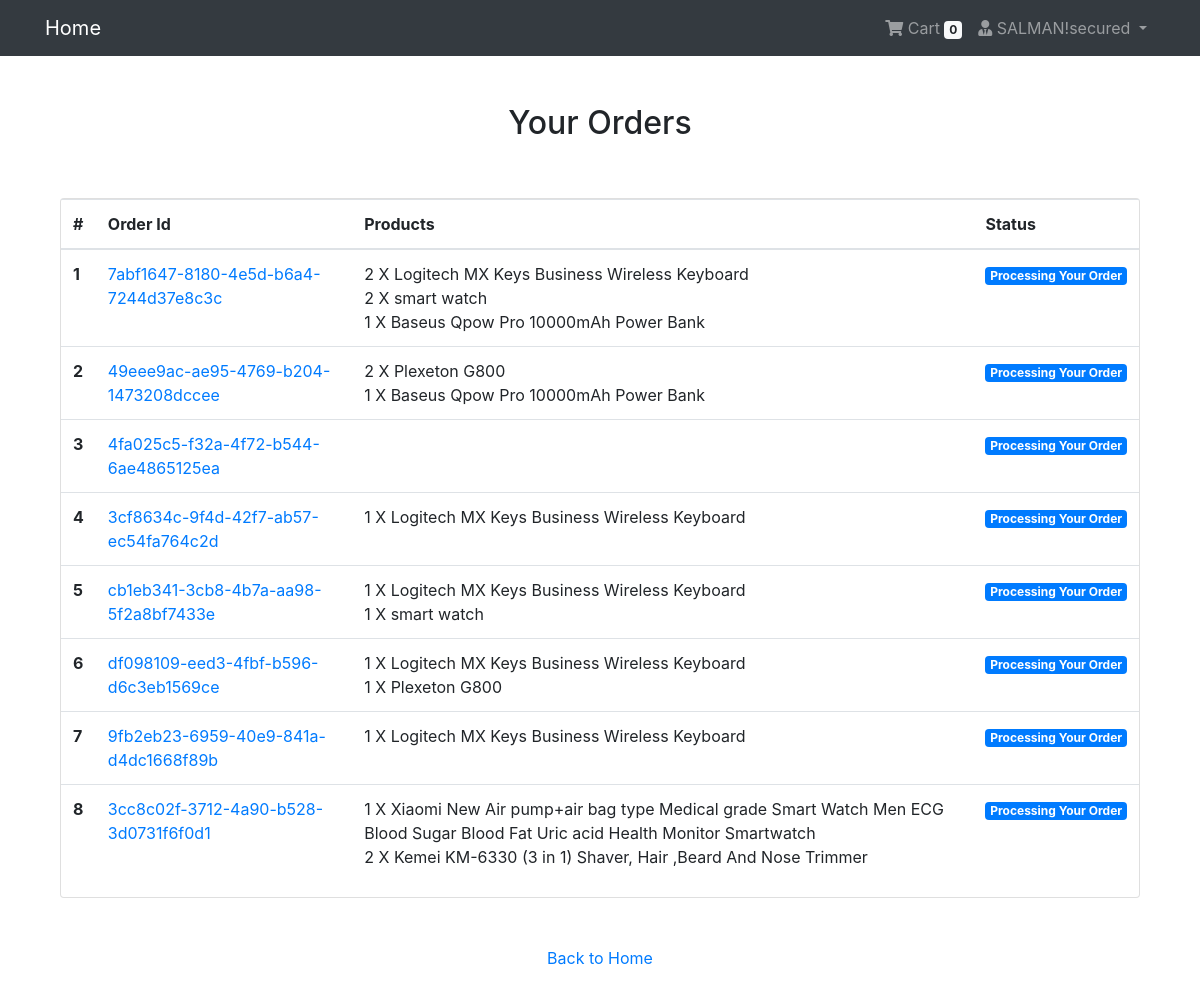
The page /payment/orders/ (signed in) on the database its author committed.
### App_Login/models.py (models this page shows, shortened)
class User(AbstractBaseUser, PermissionsMixin):
    email = models.EmailField(unique= True, null = False)
    account_type = models.CharField(
        max_length=10,
        choices= (('Normal','Normal'),('Seller','Seller')),
    )
    is_staff = models.BooleanField(
        ugettext_lazy('staff status'),
        default=False,
        help_text = ugettext_lazy('designates whether the user can log in to admin panel')
    )
    is_active = models.BooleanField(
        ugettext_lazy('active'),
        default= True,
        help_text= ugettext_lazy('Designates whether this user should be treated as active. Unselect this instead of deleting accounts'),
    )
    USERNAME_FIELD = 'email'
    objects = MyUserManager()

class Profile(models.Model):
    user = models.OneToOneField(User, on_delete=models.CASCADE, related_name='profile')
    username = models.CharField(max_length=264, blank=True)
    full_name = models.CharField(max_length=264, blank=True)
    address_1 = models.TextField(max_length=300, blank=True)
    city = models.CharField(max_length=40, blank=True)
    zipcode = models.CharField(max_length=10, blank=True)
    country = models.CharField(max_length=50, blank=True)
    phone = models.CharField(max_length=20, blank=True)
    date_joined = models.DateTimeField(auto_now_add=True)

### App_Order/models.py (models this page shows, shortened)
class Order(models.Model):
    orderitems = models.ManyToManyField(Cart)
    user = models.ForeignKey(settings.AUTH_USER_MODEL, on_delete=models.CASCADE)
    ordered = models.BooleanField(default=False)  # order kora hoye gese kina
    created = models.DateTimeField(auto_now_add=True)
    paymentId = models.CharField(max_length=264, blank=True, null=True)     # payment korar por ei id ashbe, tar age null
    orderId = models.CharField(max_length=200, blank=True)

class Cart(models.Model):
    user = models.ForeignKey(settings.AUTH_USER_MODEL, on_delete=models.CASCADE, related_name="cart")
    item = models.ForeignKey(Product, on_delete=models.CASCADE)
    quantity = models.IntegerField(default=1)
    purchased =models.BooleanField(default=False)  # NOTE: cart e oi product thake ja purchase kora hyny, purchase hole ta r cart e thakena
    created = models.DateTimeField(auto_now_add=True)
    updated = models.DateTimeField(auto_now=True)
    def __str__(self):
        return f'{self.quantity} X {self.item}'

### App_Shop/models.py (models this page shows)
class Product(models.Model):
    seller = models.ForeignKey(User, on_delete=models.CASCADE, related_name='related_name_product_seller')
    mainimage = models.ImageField(upload_to="Products")
    name = models.CharField(max_length=264)
    category = models.ForeignKey(Category, on_delete=models.CASCADE, related_name='category')
    preview_text = models.TextField(max_length=200, verbose_name='Preview Text') # short description of product
    detail_text = models.TextField(max_length=1000, verbose_name='Description')
    price = models.FloatField()
    old_price = models.FloatField(default= 0.0)
    created = models.DateTimeField(auto_now_add=True)
    def __str__(self):
        return self.name
    class Meta:
        ordering = ['-created',]

### App_Payment/views.py (the view)
# urls.py: path('orders/', views.order_view, name='orders'),
@login_required
def order_view(request):
    try:
        orders = Order.objects.filter(user=request.user, ordered=True)
        context = {'orders': orders}
    except:
        messages.warning(request, "You do not have an active order")
        return redirect('App_Shop:home')
    return render(request, 'App_Payment/order.html', context)

### App_Order/templatetags/cart_tag.py (called while the page is built)
@register.filter
def cart_total(user):
    order = Order.objects.filter(user=user, ordered= False)
    if order.exists():
        return order[0].orderitems.count()
    else:
        return 0

### templates/App_Payment/order.html
{% extends 'base.html' %}
{% block body_block %}
<div class="container mt-5">
    <h2 class="text-center"><string>Your Orders</string></h2>
    <div class="row">
        <div class="col-md-12">
            <div class="card mt-5" style="height:auto">
                <div class="table-responsive">
                    <table class="table">
                        <thead>
                            <tr>
                                <th scope="col">#</th>
                                <th scope="col">Order Id</th>
                                <th scope="col">Products</th>
                                <th scope="col">Status</th>
                            </tr>
                        </thead>
                        <tbody>
                            {% for order in orders %}
                                <tr>
                                    <th scope="row">{{ forloop.counter }}</th>
                                    <td><a href="#">{{ order.orderId }}</a></td>
                                    <td>
                                        {% for item in order.orderitems.all %}
                                            {{item}}
                                            <br>
                                        {% endfor %}
                                    </td>
                                    <td>
                                        <span class="badge badge-primary">Processing Your Order</span>
                                    </td>
                                </tr>
                            {% endfor %}
                        </tbody>
                    </table>
                </div>
            </div>
        </div>
        <div class="col-md-12 my-5 text-center">
            <a href="{% url 'App_Shop:home' %}">Back to Home</a>
        </div>
    </div>
</div>
{% endblock %}

### templates/base.html (shortened to what this page needs)
{% load static %}
<!DOCTYPE html>
<html lang="en">
<head>
    <link rel="stylesheet" href="https://stackpath.bootstrapcdn.com/bootstrap/4.3.1/css/bootstrap.min.css"
>
    <link href="https://cdnjs.cloudflare.com/ajax/libs/font-awesome/5.10.2/css/all.css" rel="stylesheet">
    <link rel="stylesheet" href="{% static 'css/main.css' %}">
</head>
<body>
    {% include 'navbar.html' %}
    <div class="container">
        {% block body_block %}  {% endblock %}
    </div>
</body>
</html>

### templates/navbar.html (shortened to what this page needs)
{% load cart_tag %}
<nav class="navbar navbar-expand-lg navbar-dark bg-dark">
    <div class="container">
        <a class="navbar-brand" href="{% url 'App_Shop:home' %}">Home</a>
        <div class="collapse navbar-collapse" id="navbarNav">
            <ul class="navbar-nav ml-auto">
                {% if request.user.is_authenticated %}
                    <li class="nav-item">
                        <a href="{% url 'App_Order:cart' %}" class="nav-link">
                            <i class="fa fa-shopping-cart"></i> Cart
                            <span class="badge badge-light">{{request.user | cart_total}}</span>
                        </a>
                    </li>
                    <li class="nav-item dropdown">
                        <a class="nav-link dropdown-toggle" href="#" id="navbarDropdown" role="button" data-toggle="dropdown" aria-haspopup="true" aria-expanded="false">
                            <i class="fas fa-user-tie"></i>
                            {{request.user.profile.username}}
                        </a>
                    </li>
                {% else %}
                    <li class="nav-item">
                        <a href="{% url 'App_Login:login' %}" class="btn btn-primary">Login</a>
                    </li>
                {% endif %}
            </ul>
        </div>
    </div>
</nav>

### rows shown on the page
User: user|cart_total "0", user.profile.username "SALMAN!secured"
Order: orderId "7abf1647-8180-4e5d-b6a4-7244d37e8c3c"
Cart: quantity+item "2 X Logitech MX Keys Business Wireless Keyboard"
Cart: quantity+item "2 X smart watch"
Cart: quantity+item "1 X Baseus Qpow Pro 10000mAh Power Bank"
Order: orderId "49eee9ac-ae95-4769-b204-1473208dccee"
Cart: quantity+item "2 X Plexeton G800"
Cart: quantity+item "1 X Baseus Qpow Pro 10000mAh Power Bank"
Order: orderId "4fa025c5-f32a-4f72-b544-6ae4865125ea"
Order: orderId "3cf8634c-9f4d-42f7-ab57-ec54fa764c2d"
Cart: quantity+item "1 X Logitech MX Keys Business Wireless Keyboard"
Order: orderId "cb1eb341-3cb8-4b7a-aa98-5f2a8bf7433e"
Cart: quantity+item "1 X Logitech MX Keys Business Wireless Keyboard"
Cart: quantity+item "1 X smart watch"
Order: orderId "df098109-eed3-4fbf-b596-d6c3eb1569ce"
Cart: quantity+item "1 X Logitech MX Keys Business Wireless Keyboard"
Cart: quantity+item "1 X Plexeton G800"
Order: orderId "9fb2eb23-6959-40e9-841a-d4dc1668f89b"
Cart: quantity+item "1 X Logitech MX Keys Business Wireless Keyboard"
Order: orderId "3cc8c02f-3712-4a90-b528-3d0731f6f0d1"
Cart: quantity+item "1 X Xiaomi New Air pump+air bag type Medical grade Smart Watch Men ECG Blood Sugar Blood Fat Uric acid Health Monitor Smartwatch"
Cart: quantity+item "2 X Kemei KM-6330 (3 in 1) Shaver, Hair ,Beard And Nose Trimmer"
